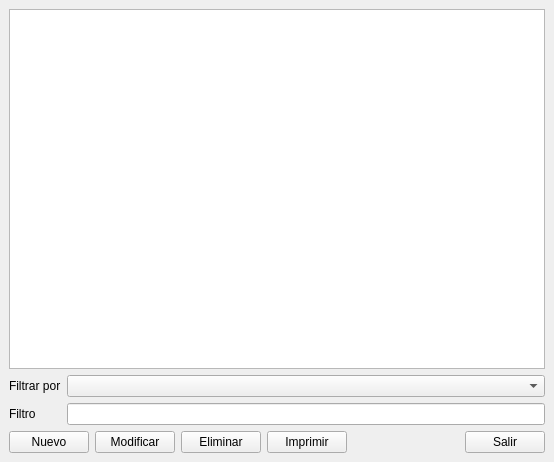
<?xml version="1.0" encoding="UTF-8"?>
<ui version="4.0">
 <class>Kits</class>
 <widget class="QMainWindow" name="Kits">
  <property name="geometry">
   <rect>
    <x>0</x>
    <y>0</y>
    <width>554</width>
    <height>462</height>
   </rect>
  </property>
  <property name="windowTitle">
   <string>Kits</string>
  </property>
  <widget class="QWidget" name="centralwidget">
   <layout class="QVBoxLayout" name="verticalLayout">
    <item>
     <widget class="QTableWidget" name="tableKits">
      <property name="editTriggers">
       <set>QAbstractItemView::NoEditTriggers</set>
      </property>
      <property name="alternatingRowColors">
       <bool>true</bool>
      </property>
      <property name="selectionBehavior">
       <enum>QAbstractItemView::SelectRows</enum>
      </property>
     </widget>
    </item>
    <item>
     <layout class="QGridLayout" name="gridLayout">
      <item row="0" column="0">
       <widget class="QLabel" name="label">
        <property name="text">
         <string>Filtrar por</string>
        </property>
       </widget>
      </item>
      <item row="1" column="0">
       <widget class="QLabel" name="label_2">
        <property name="text">
         <string>Filtro</string>
        </property>
       </widget>
      </item>
      <item row="0" column="1">
       <widget class="QComboBox" name="cbFiltro"/>
      </item>
      <item row="1" column="1">
       <widget class="QLineEdit" name="edtFiltro"/>
      </item>
     </layout>
    </item>
    <item>
     <layout class="QHBoxLayout" name="horizontalLayout">
      <item>
       <widget class="QPushButton" name="btnNuevo">
        <property name="text">
         <string>Nuevo</string>
        </property>
       </widget>
      </item>
      <item>
       <widget class="QPushButton" name="btnModificar">
        <property name="text">
         <string>Modificar</string>
        </property>
       </widget>
      </item>
      <item>
       <widget class="QPushButton" name="btnEliminar">
        <property name="text">
         <string>Eliminar</string>
        </property>
       </widget>
      </item>
      <item>
       <widget class="QPushButton" name="btnImprimir">
        <property name="text">
         <string>Imprimir</string>
        </property>
       </widget>
      </item>
      <item>
       <spacer name="horizontalSpacer">
        <property name="orientation">
         <enum>Qt::Horizontal</enum>
        </property>
        <property name="sizeHint" stdset="0">
         <size>
          <width>40</width>
          <height>20</height>
         </size>
        </property>
       </spacer>
      </item>
      <item>
       <widget class="QPushButton" name="btnSalir">
        <property name="text">
         <string>Salir</string>
        </property>
       </widget>
      </item>
     </layout>
    </item>
   </layout>
  </widget>
 </widget>
 <tabstops>
  <tabstop>cbFiltro</tabstop>
  <tabstop>edtFiltro</tabstop>
  <tabstop>btnNuevo</tabstop>
  <tabstop>btnModificar</tabstop>
  <tabstop>btnEliminar</tabstop>
  <tabstop>btnSalir</tabstop>
  <tabstop>tableKits</tabstop>
 </tabstops>
 <resources/>
 <connections/>
</ui>
